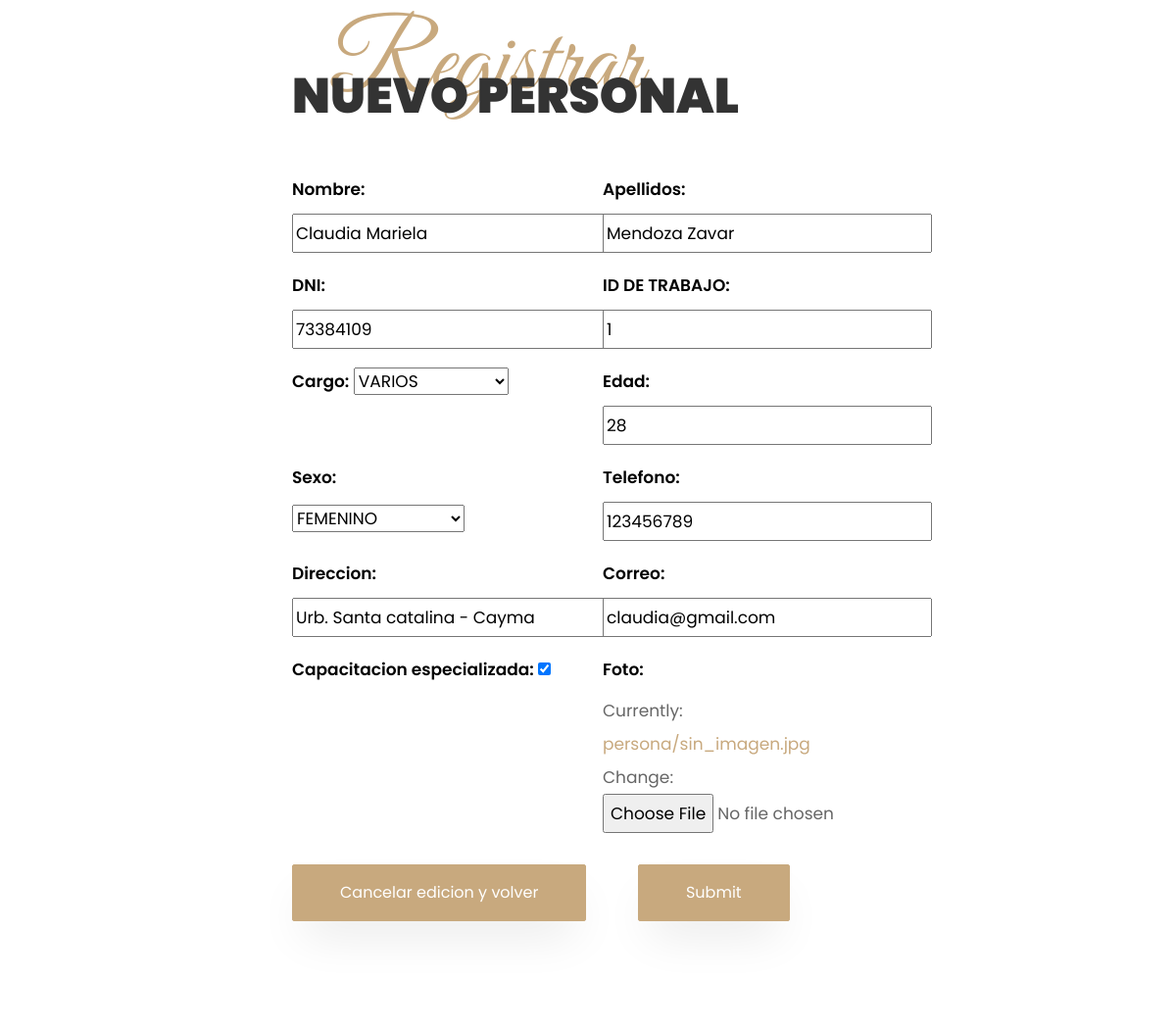
Before: /persona/personal/1/update/ (middle part) with the older database file.
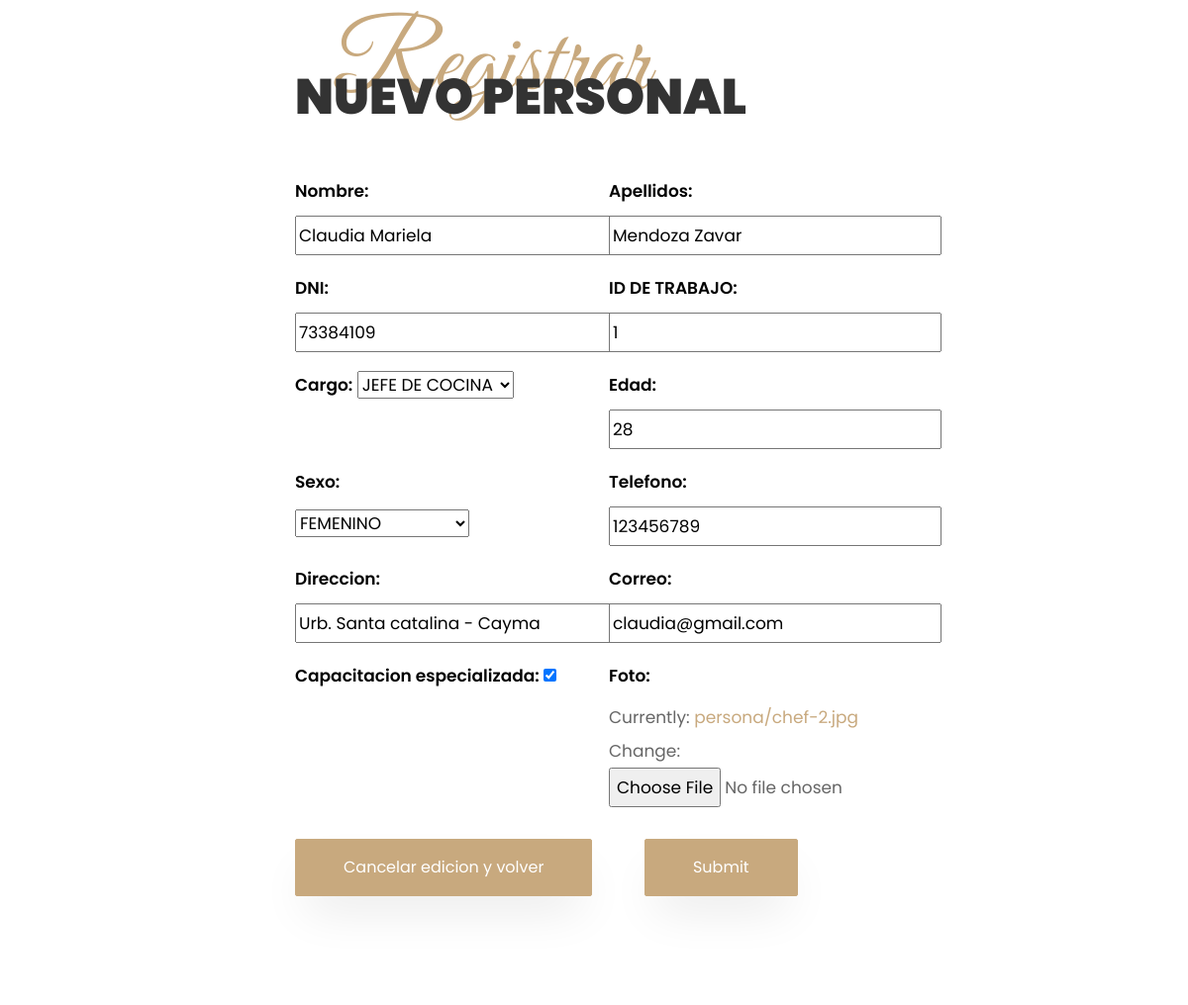
After: the same page with the newer database file.
### persona/models.py (models this page shows, shortened)
class Personal(models.Model):
	nombre = models.CharField(max_length=100)
	apellido = models.CharField(max_length=100)
	id_trabajo = models.IntegerField()
	cargo = models.CharField(max_length=100, choices=puesto, default='otro')
	dni = models.IntegerField()
	edad = models.IntegerField()
	sexo = models.CharField(max_length=100, choices=genero, default='otro')
	telefono = models.IntegerField()
	direc = models.CharField(max_length=100)
	correo = models.CharField(max_length=50)
	cap_esp = models.BooleanField(default=False)
	imagen = models.ImageField(upload_to='persona',default='persona/sin_imagen.jpg')

### persona/views.py (the view)
# urls.py: path('personal/<int:pk>/update/', PersonalUpdateView.as_view(template_name='persona/personal_update.html'), name='personal-update'),
class PersonalUpdateView(UpdateView):
	model = Personal
	fields = [
		'nombre',
		'apellido',
		'id_trabajo',
		'cargo',
		'dni',
		'edad',
		'sexo',
		'telefono',
		'direc',
		'correo',
		'cap_esp',
		'imagen',
	]
	template_name_suffix = '_update_form'

### persona/templates/persona/personal_update.html (shortened to what the changed rows need)
{% load static %}
<!DOCTYPE html>
<html lang="en">
  <head>
    <link rel="stylesheet" href="{% static 'css/open-iconic-bootstrap.min.css' %}">
    <link rel="stylesheet" href="{% static 'css/animate.css' %}">
    <link rel="stylesheet" href="{% static 'css/owl.carousel.min.css' %}">
    <link rel="stylesheet" href="{% static 'css/owl.theme.default.min.css' %}">
    <link rel="stylesheet" href="{% static 'css/magnific-popup.css' %}">
    <link rel="stylesheet" href="{% static 'css/aos.css' %}">
    <link rel="stylesheet" href="{% static 'css/ionicons.min.css' %}">
    <link rel="stylesheet" href="{% static 'css/bootstrap-datepicker.css' %}">
    <link rel="stylesheet" href="{% static 'css/jquery.timepicker.css' %}">
    <link rel="stylesheet" href="{% static 'css/flaticon.css' %}">
    <link rel="stylesheet" href="{% static 'css/icomoon.css' %}">
    <link rel="stylesheet" href="{% static 'css/style.css' %}">
  </head>
  <body>
    <section class="ftco-section ftco-no-pt ftco-no-pb">
		<div class="container-fluid px-0">
			<div class="row justify-content-center d-flex no-gutters">
		        <div class="col-md-7 order-md-last ftco-animate makereservation p-4 p-md-5 pt-5">
			       	<div class="py-md-5">
				       	<div class="heading-section ftco-animate mb-5">
				            <h2 class="mb-4">NUEVO PERSONAL</h2>
				        </div>
				        {% block body %}
				        <form enctype="multipart/form-data" action method="post" id="updatePersonal" novalidate>
				            <div class="row">
				                <div class="col-md-6">
				                    <div class="form-group">
				     	                <label for="">Nombre:</label><br>
				     	                {{ form.nombre }}
				                    </div>
				                </div>
				                <div class="col-md-6">
				                    <div class="form-group">
				     	                <label for="">Apellidos:</label>
				     	                {{ form.apellido }}
				                    </div>
				                </div>
				                <div class="col-md-6">
			                        <div class="form-group">
				  	                    <label for="">DNI:</label>
				     	                {{ form.dni }}
				          	        </div>
				                </div>
				                <div class="col-md-6">
			                        <div class="form-group">
				  	                    <label for="">ID DE TRABAJO:</label>
				     	                {{ form.id_trabajo }}
				          	        </div>
				                </div>
				                <div class="col-md-6">
			                        <div class="form-group">
				  	                    <label for="">Cargo:</label>
				     	                {{ form.cargo }}
				          	        </div>
				                </div>
				                <div class="col-md-6">
				                    <div class="form-group">
				     	                <label for="">Edad:</label>
				     	                {{ form.edad }}
				                    </div>
				                </div>
				                <div class="col-md-6">
				            	    <div class="form-group">
				                	    <label for="">Sexo:</label><br>
				     	                {{ form.sexo }}
				                  	</div>
				                </div>
				                <div class="col-md-6">
				                  	<div class="form-group">
				                    	<label for="">Telefono:</label>
				     	                {{ form.telefono }}
				                  	</div>
				                </div>
				                <div class="col-md-6">
				                  	<div class="form-group">
				                    	<label for="">Direccion:</label>
				     	                {{ form.direc }}
				                  	</div>
				                </div>
				                <div class="col-md-6">
				                  	<div class="form-group">
				                    	<label for="">Correo:</label>
				     	                {{ form.correo }}
				                  	</div>
				                </div>
				                <div class="col-md-6">
				                  	<div class="form-group">
				                    	<label for="">Capacitacion especializada:</label>
				     	                {{ form.cap_esp }}
				                  	</div>
				                </div>
				                <div class="col-md-6">
				            	    <div class="form-group">
				                	    <label for="">Foto:</label><br>
				     	                {{ form.imagen }}
				                  	</div>
				                </div>
				            </div>
				        </form>
				        {% endblock%}
				    </div>
			    </div>
			</div>
		</div>
	</section>
    </body>
</html>

Changed rows visible on the page:
changed Personal "Claudia Mariela": cargo "VARIOS" → "JEFE DE COCINA"
Other visible differences:
text no longer shown: "Currently: persona/sin_imagen.jpg Change:"
text now shown: "Currently: persona/chef-2.jpg Change:"
